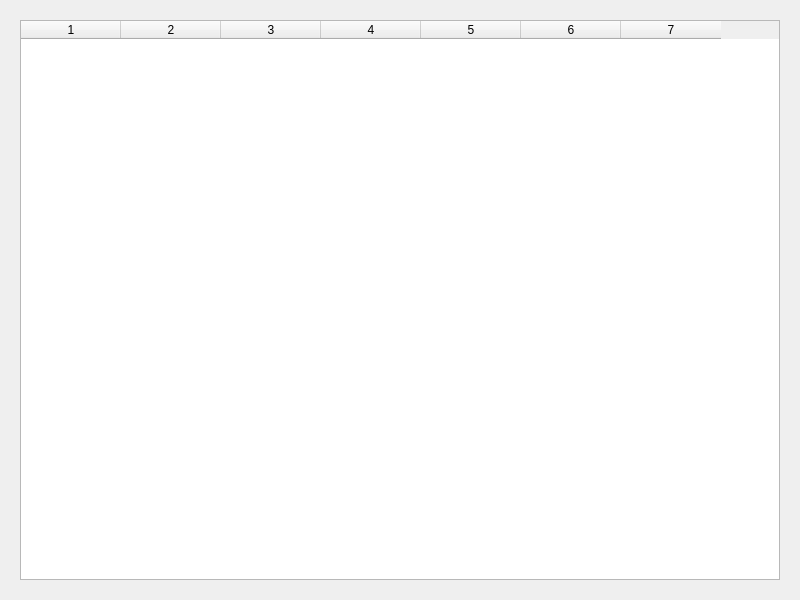
<?xml version="1.0" encoding="UTF-8"?>
<ui version="4.0">
 <class>MainWindow</class>
 <widget class="QMainWindow" name="MainWindow">
  <property name="geometry">
   <rect>
    <x>0</x>
    <y>0</y>
    <width>800</width>
    <height>600</height>
   </rect>
  </property>
  <property name="windowTitle">
   <string>Информация о кофе</string>
  </property>
  <widget class="QWidget" name="centralwidget">
   <widget class="QTableWidget" name="tableWidget">
    <property name="geometry">
     <rect>
      <x>20</x>
      <y>20</y>
      <width>760</width>
      <height>560</height>
     </rect>
    </property>
    <property name="rowCount">
     <number>0</number>
    </property>
    <property name="columnCount">
     <number>7</number>
    </property>
   </widget>
  </widget>
 </widget>
 <resources/>
 <connections/>
</ui>
